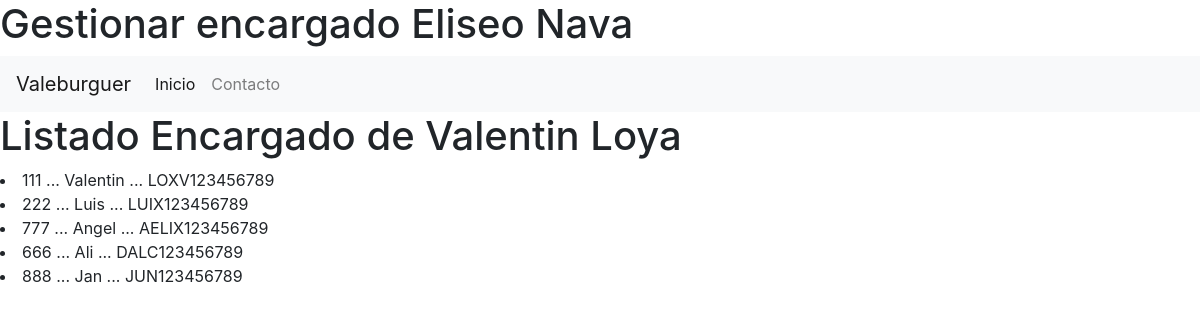
The page / on the database its author committed.
### encargado_app/models.py (models this page shows, shortened)
class Encargado(models.Model):
    id_encargado=models.CharField(primary_key=True,max_length=6)
    nombre=models.CharField(max_length=50)
    curp=models.CharField(max_length=50)

### encargado_app/views.py (the view)
# urls.py: path("",views.listadoEncargado,name="listadoEncargado")
def listadoEncargado(request):
    losencargados=Encargado.objects.all()
    return render(request,"gestionarEncargado.html",{"misencargados":losencargados})

### encargado_app/templates/gestionarEncargado.html (shortened to what this page needs)
{% extends "base.html" %}
{% block cuerpo %}
    <h1>Gestionar encargado Eliseo Nava </h1>
{% endblock %}

### encargado_app/templates/base.html (shortened to what this page needs)
<!DOCTYPE html>
<html lang="en">
<head>
<link rel="stylesheet" href="https://cdn.jsdelivr.net/npm/bootstrap@4.3.1/dist/css/bootstrap.min.css">
</head>
<body>
    {% block cuerpo %}
    {% endblock %}
<nav class="navbar navbar-expand-lg navbar-light bg-light">
    <a class="navbar-brand" href="#">Valeburguer</a>
    <div class="collapse navbar-collapse" id="navbarNav">
        <ul class="navbar-nav">
            <li class="nav-item active">
                <a class="nav-link" href="#">Inicio <span class="sr-only">(current)</span></a>
            </li>
                <li class="nav-item">
            <a class="nav-link" href="#">Contacto</a>
            </li>
        </ul>
    </div>
</nav>
    <h1> Listado Encargado de Valentin Loya</h1>
    {% for a in misencargados %}
    <li>{{a.id_encargado}} ... {{a.nombre}} ... {{a.curp}}</li>
    {% endfor %}
</body>
</html>

### rows shown on the page
Encargado: id_encargado "111", nombre "Valentin", curp "LOXV123456789"
Encargado: id_encargado "222", nombre "Luis", curp "LUIX123456789"
Encargado: id_encargado "777", nombre "Angel", curp "AELIX123456789"
Encargado: id_encargado "666", nombre "Ali", curp "DALC123456789"
Encargado: id_encargado "888", nombre "Jan", curp "JUN123456789"
